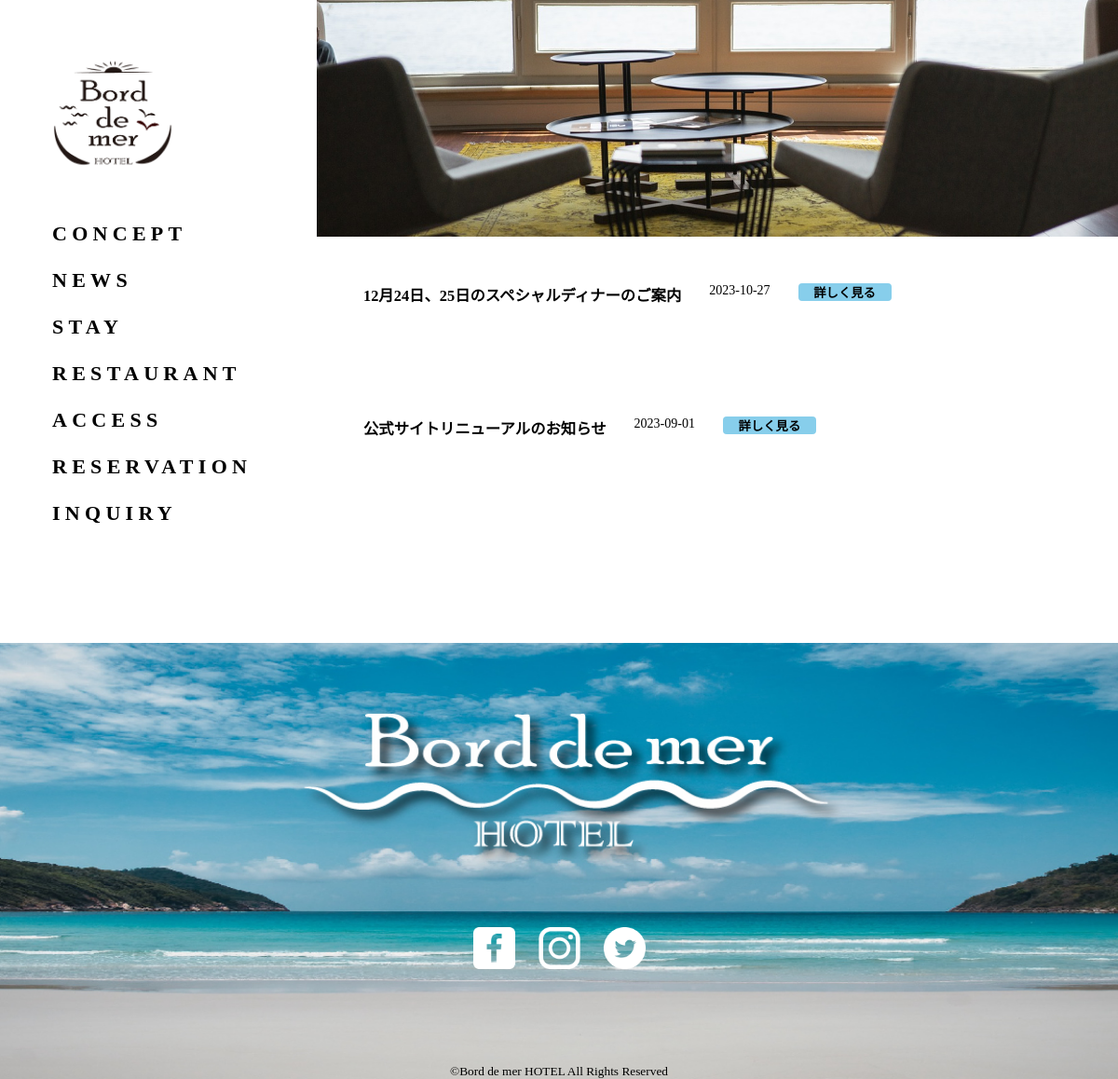
Page /news.php on the committed database.
### tables this page shows
CREATE TABLE `news` (
  `id` int(11) NOT NULL,
  `reg_date` date NOT NULL DEFAULT current_timestamp(),
  `open_date` date NOT NULL DEFAULT current_timestamp(),
  `title` varchar(255) NOT NULL,
  `comment` text NOT NULL,
  `is_open` tinyint(1) NOT NULL DEFAULT 1 COMMENT '１が公開、0は下書き'
);

### news.php (the view, shortened to what this page needs)
<?php
$count = substr_count($_SERVER['PHP_SELF'],'/');
require_once dirname(__DIR__,$count). '/v33/db_config/db_bord_de_mer.php';
try{
    $dbh = new PDO($dsn,$user,$pass);
    $dbh->setAttribute(PDO::ATTR_ERRMODE,PDO::ERRMODE_EXCEPTION);
    $sql = 'SELECT * FROM news WHERE open_date <= now() AND is_open =1 ORDER BY open_date DESC';
    $stmt = $dbh->query($sql);
    $result = $stmt->fetchAll(PDO::FETCH_ASSOC);
}catch(Exception $e){
    echo 'エラー発生：' . htmlspecialchars($e->getMessage(),ENT_QUOTES);
    exit;
}
?>
<!DOCTYPE html>
<html lang="ja">
<head>
    <link rel="stylesheet" href="https://yarnpkg.com/en/package/normalize.css">
    <link href="dist/hamburgers.css" rel="stylesheet">
    <link rel="stylesheet" href="css/style.css">
</head>
<body>
    <div class="container">
    <header class="header-box">
            <h1 class="logo-img"><a href="index.html"><img class="logo" src="image/new-logo.png" alt="ロゴ"></a></h1>
            <nav class="nav">
                <div class="list">
                    <nav class="nav">
                    <ul class="menu">
                        <li><a href="concept.html">CONCEPT</a></li>
                        <li><a href="news.php">NEWS</a></li>
                        <li><a href="stay.html">STAY</a></li>
                        <li><a href="restaurant.html">RESTAURANT</a></li>
                        <li><a href="access.html">ACCESS</a></li>
                        <li><a href="reservation.html">RESERVATION</a></li>
                        <li><a href="inquiry.html">INQUIRY</a></li>
                    </ul>
                    </nav>
                </div>
            </nav>
        </header>
        <main class="page-main">
            <section>
                <h2>
                    <img class="pagetop-img" src="image/news.jpg" alt="#">
                </h2>
            </section>
            <div class="articles-container">
            <?php foreach($result as $row): ?>
                <article class="article">
                        <div class="article-txt-box">
                            <h3 class="title"> <?= htmlspecialchars($row['title']) ?></h3>
                            <span class="smallfont"><time class="open_date" datetime="<?= $row['open_date'] ?>>"><?= $row['open_date'] ?></time></span>
                            <form action="news_detail.php" method="post">
                                <input type="submit" value="詳しく見る">
                            </form>
                        </div>
                </article>
                <?php endforeach;?>
            </div>
        </main>
        <footer class="footer">
            <div class="footer-container">
                <div class="sns-icon-container">
                    <a class="sns-icon" href="#"><img src="image/sns_icon/FB.png" alt="facebook"></a>
                    <a class="sns-icon" href="#"><img src="image/sns_icon/IG.png" alt="instagram"></a>
                    <a class="sns-icon" href="#"><img src="image/sns_icon/TW.png" alt="twitter"></a>
                </div>
            <p class="copyright"><small>&copy;Bord de mer HOTEL All Rights Reserved</small></p>
            </div>
        </footer>
        </div>
    </body>
    </html>

### css/style.css (style rules this page uses)
* { font-family: 'Noto Serif JP', serif; font-family: 'Cinzel', serif; margin: 0; padding: 0; }
img { display: block; width: 100%; }
:root { --color01:#fff; --color02:#000000; --color03:blue; --color04:#00ffffB3; }
.container { background-color: var(--color01); position: relative; }
.header-box { width: 100%; position: fixed; top: 0; display: flex; flex-direction: row; align-items: flex-start; box-sizing: border-box; padding-left: 30px; padding-top: 30px; padding-right: 30px; z-index: 2; }
@media (min-width: 769px) { .header-box { width: 100%; position: fixed; top: 0; width: 200px; z-index: 9999; display: flex; flex-direction: column; align-items: flex-start; padding-left: 56px; padding-top: 56px; padding-right: 34px; box-sizing: content-box; } }
.logo-img { margin-right: auto; margin-left: 0; }
@media (min-width: 769px) { .logo-img { margin-right: auto; margin-left: 0; margin-bottom: 60px; align-self: flex-start; } }
.logo { max-width: 100%; width: 72px; height : 72px; }
@media (min-width: 769px) { .logo { max-width: 100%; width: 130px; height : 130px; } }
@media (min-width: 769px) { .nav { display: flex; flex-direction: column; align-items: center; justify-content: space-between; width: 100%; flex-basis: 60%; line-height: 10px; } }
@media (min-width: 769px) { .list { align-self: flex-start; } }
@media (min-width: 769px) { .menu { display: flex; flex-direction: column; justify-content: space-around; gap: 0px; } }
nav ul li { list-style-type: none; }
@media (min-width: 769px) { nav ul li a { font-family: 'Cinzel', serif; display: block; width: 100%; text-decoration: none; letter-spacing: 0.24em; font-weight: bold; color: var(--color02); font-size: 22px; -webkit-transition: all 0.3s ease; -moz-transition: all 0.3s ease; -o-transition: all 0.3s ease; transition: all 0.3s ease; } }
@media (min-width: 768px) { .nav ul { display: flex; gap: 40px; color: #707070; } }
footer { width: 100%; height: 450px; text-align: center; margin-top: 56px; }
.footer-container { background-image: url(../image/footer2-2-01.jpg); width: 100%; height: auto; background-position: center; background-size: cover; }
.sns-icon-container { width: 100%; height: 350px; display: flex; gap: 25px; align-items: end; justify-content: center; }
.sns-icon { display: block; width: 45px; height: 45px; }
.copyright { margin-top: 100px; text-align: center; }
.page-main { font-family: 'Noto Serif JP', serif; margin-left:340px; margin-right:auto; }
.pagetop-img { width: 100%; height: 254px; display: grid; place-content: center; object-fit: cover; }
form input[type="submit"] { width: 80px; }
a { color: inherit; text-decoration: none; font-weight: bolder; }
.page-main { margin-left:340px; margin-right:auto; }
.article-txt-box { display: flex; margin: 0 20px; gap: 30px; justify-content: left; }
.article-txt-box form { margin-left: auto; display: block; }
.article-txt-box form input { background: none; border: none; outline: none; background-color: skyblue; box-sizing: border-box; border-radius: 4px; text-align: center; font-weight: bold; width: 100px; }
h3 { color: var(--color02); font-family: 'Noto Serif JP', serif; display: flex; justify-content: center; align-items: center; width: 75%; height: 123px; margin:60px auto 0 auto; padding: 0 auto; text-align: center; }
@media (min-width: 769px) { h3 { display: none; } }
h1 { font-family: 'Cinzel', serif; text-align: center; }
.title { width: auto; margin: 0; }
.articles-container { margin-bottom: 120px; margin: 50px 4% 120px 4%; }
.article { font-size: 12px; margin: 10px 0 20px 0; display: flex; flex-direction: column; gap: 20px; }
.article:last-of-type { margin-bottom: 0; }
.article-txt-box .title { display: block; text-decoration: none; }
.smallfont { font: size 10px; }
@media (min-width: 769px) { .articles-container { margin: 50px 30px 120px 0; } }
@media (min-width: 769px) { .article { display: flex; flex-direction: row; gap: 20px; font-size: 14px; } }
@media (min-width: 769px) { .article-txt-box { padding-left: 30px; display: flex; } }

### rows in the picture
news: title "12月24日、25日のスペシャルディナーのご案内", open_date "2023-10-27"
news: title "公式サイトリニューアルのお知らせ", open_date "2023-09-01"
